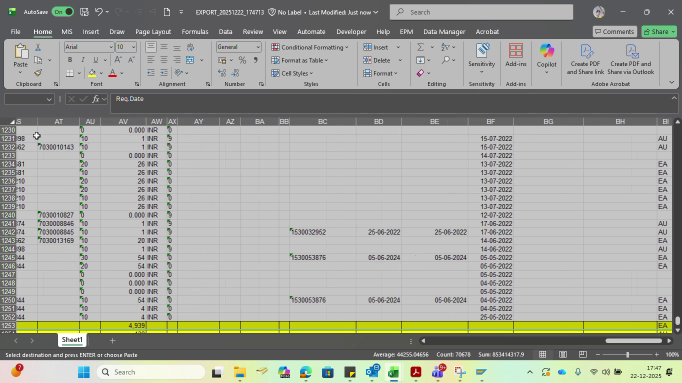
#> input picture vectordb_service/data/0461e07c097b/frames/scene_11_start.png, 1364 x 766 px (shown at 1/2 size); its folder holds only this picture in this run
$ python -i scene_detector.py   (imports and definitions only)
#> lines starting #> are read from the running program, lines starting #| are printed output that depends on the picture
#> further down, picture is the input picture: shape (766, 1364, 3); mean B, G, R 156.8, 164, 162.4
# video/scene_detector.py

"""
SSIM-based scene change detection with dynamic threshold and adaptive sampling.
Used by the silent video pipeline to find key visual transitions.
"""

import os
import cv2
import numpy as np
from typing import List, Dict, Optional
from collections import deque

from core.config import config


# [67 lines left out: functions compute_ssim_gray, compute_histogram_diff, get_video_info, not called in this run]


def estimate_content_type(first_frame: np.ndarray) -> float:
    """
    Estimate optimal SSIM threshold based on frame content.
    Returns a threshold value (lower for UI-heavy, higher for presentations).
    """
    gray = cv2.cvtColor(first_frame, cv2.COLOR_BGR2GRAY)
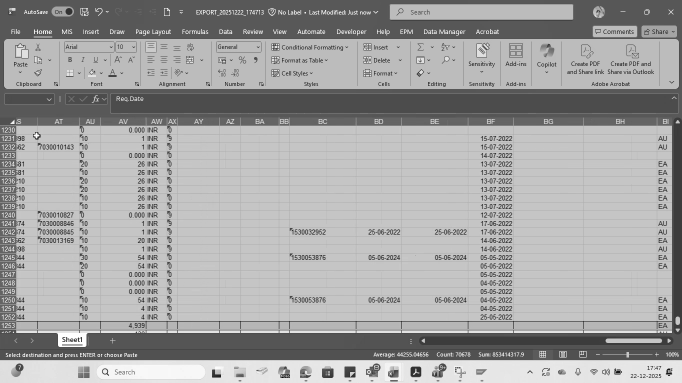
#> gray: shape (766, 1364) (shown at 1/2 size); min 0, max 255, mean 162.7

    edges = cv2.Canny(gray, 50, 150)
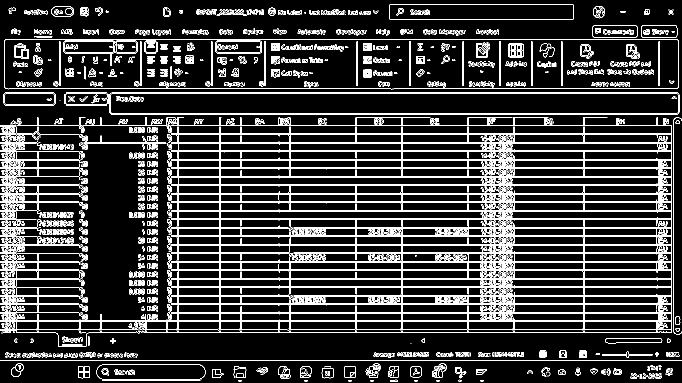
#> edges: shape (766, 1364) (shown at 1/2 size); 12.6% white in thin lines or dots
    edge_density = np.count_nonzero(edges) / (gray.shape[0] * gray.shape[1])
#> edge_density = 0.126

    hsv = cv2.cvtColor(first_frame, cv2.COLOR_BGR2HSV)
#> hsv: shape (766, 1364, 3); mean H, S, V 26.3, 15.2, 165.7
    color_variance = np.var(hsv[:, :, 1])
#> color_variance = 2155.3

    if edge_density > 0.1 and color_variance > 1000:
        return 0.75
    elif edge_density < 0.05 and color_variance < 500:
        return 0.92
    else:
        return config.frame.ssim_threshold


# [101 lines left out: function detect_scene_changes, not called in this run]

>>> import cv2
>>> picture = cv2.imread('../../vectordb_service/data/0461e07c097b/frames/scene_11_start.png')
>>> result = estimate_content_type(picture)
#> result = 0.75

$ run again, on vectordb_service/data/0461e07c097b/frames/scene_18_start.png
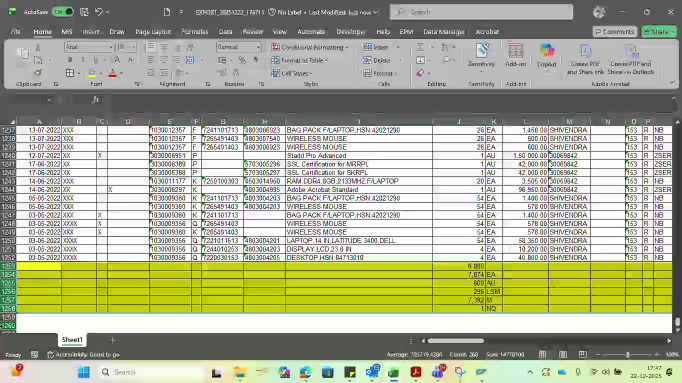
#> input picture vectordb_service/data/0461e07c097b/frames/scene_18_start.png, 1364 x 766 px (shown at 1/2 size)
#> picture is the input picture: shape (766, 1364, 3); mean B, G, R 148.7, 174.7, 171.1
#> in estimate_content_type, `gray = cv2.cvtColor(first_frame, cv2.COLOR_BGR2GRAY)`:
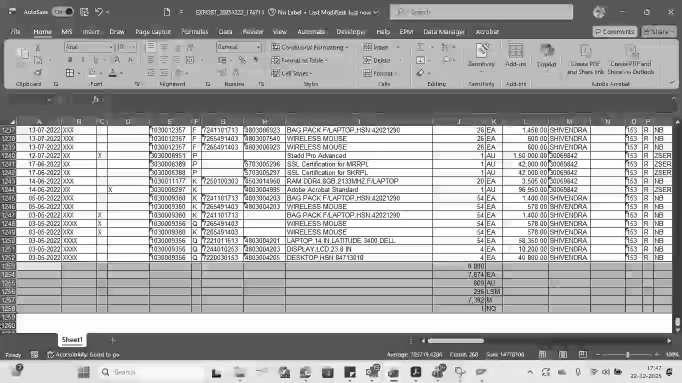
#> gray: shape (766, 1364) (shown at 1/2 size); min 0, max 255, mean 170.7
#> in estimate_content_type, `edges = cv2.Canny(gray, 50, 150)`:
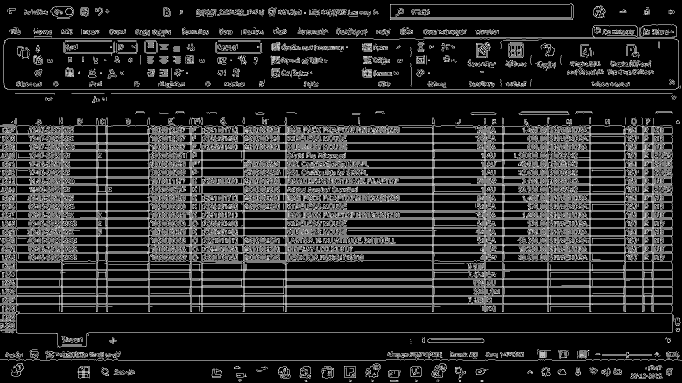
#> edges: shape (766, 1364) (shown at 1/2 size); 16.3% white in thin lines or dots
#> edge_density = 0.163
#> hsv: shape (766, 1364, 3); mean H, S, V 43.7, 46.7, 177.5
#> color_variance = 6890.3
#> result = 0.75

$ run again, on vectordb_service/data/0461e07c097b/frames/scene_54_start.png
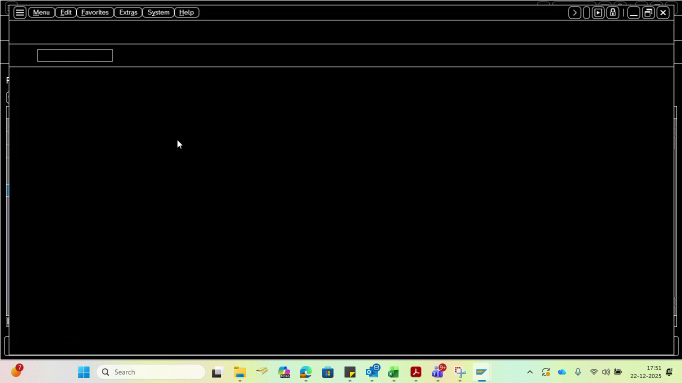
#> input picture vectordb_service/data/0461e07c097b/frames/scene_54_start.png, 1364 x 766 px (shown at 1/2 size)
#> picture is the input picture: shape (766, 1364, 3); mean B, G, R 16, 17.9, 17
#> in estimate_content_type, `gray = cv2.cvtColor(first_frame, cv2.COLOR_BGR2GRAY)`:
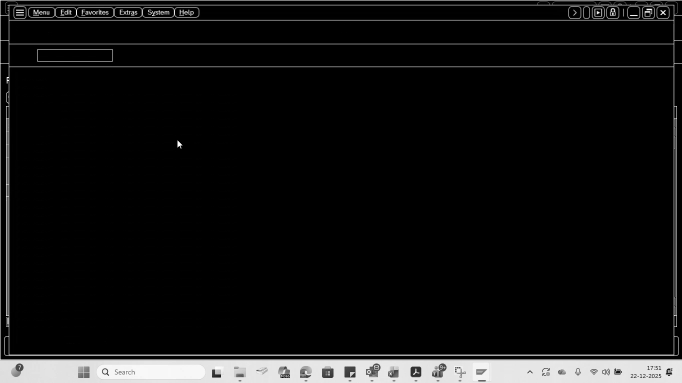
#> gray: shape (766, 1364) (shown at 1/2 size); min 0, max 255, mean 17.4
#> in estimate_content_type, `edges = cv2.Canny(gray, 50, 150)`:
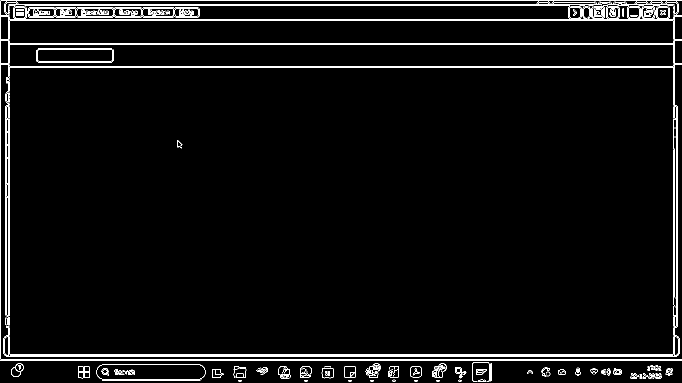
#> edges: shape (766, 1364) (shown at 1/2 size); 3.3% white in thin lines or dots
#> edge_density = 0.0327
#> hsv: shape (766, 1364, 3); mean H, S, V 3.4, 4.3, 18.3
#> color_variance = 560.3
#> result = 0.92
